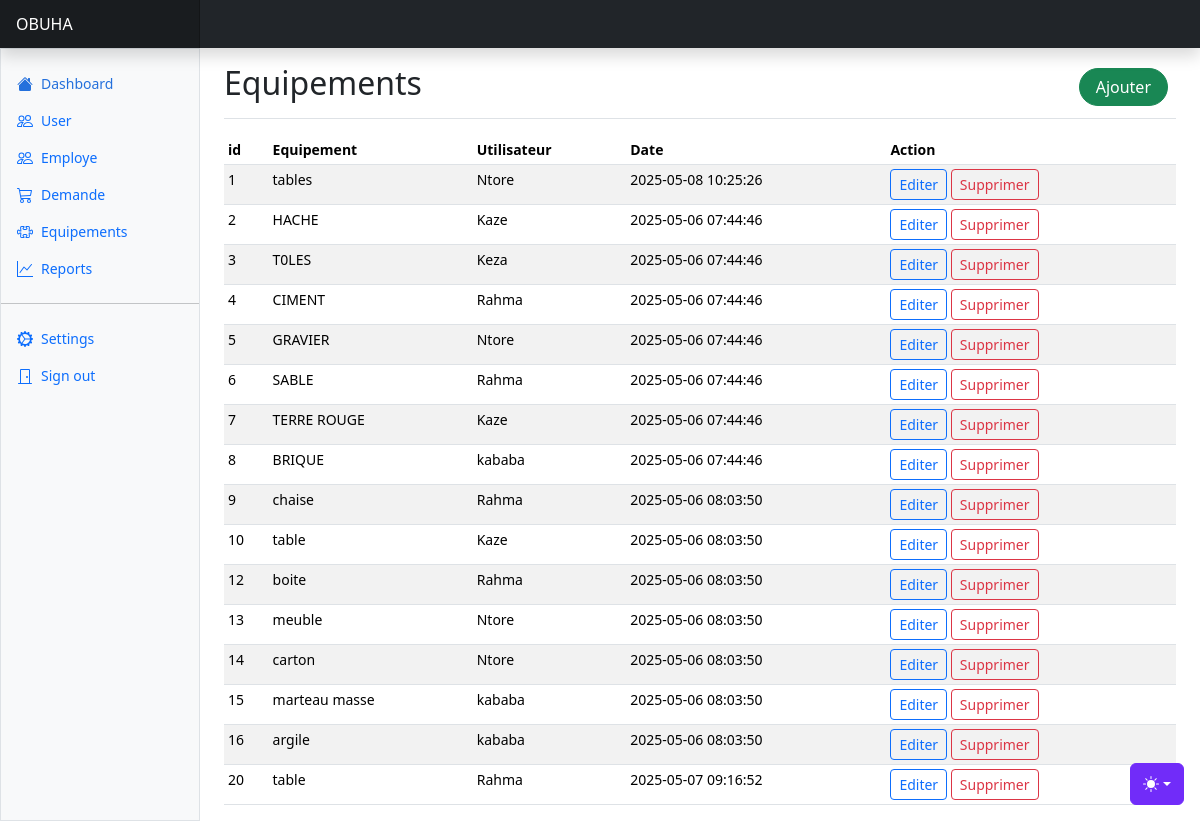
/equipements.php (signed in), run on the app's committed database.
### tables this page shows
CREATE TABLE `equipement` (
  `id` int(11) NOT NULL,
  `nom_eq` varchar(40) NOT NULL,
  `date` timestamp NOT NULL DEFAULT current_timestamp() ON UPDATE current_timestamp(),
  `user_id` int(20) DEFAULT NULL
);

CREATE TABLE `user` (
  `id` int(20) NOT NULL,
  `nom` varchar(40) NOT NULL,
  `prenom` varchar(35) NOT NULL,
  `adresse` varchar(40) NOT NULL,
  `tel` int(11) NOT NULL,
  `email` varchar(20) NOT NULL,
  `password` int(11) NOT NULL
);

### equipements.php (the view)
<?php require "header.php" ?>
    <main class="col-md-9 ms-sm-auto col-lg-10 px-md-4">
      <div class="d-flex justify-content-between flex-wrap flex-md-nowrap align-items-center pt-3 pb-2 mb-3 border-bottom">
        <h1 class="h2">Equipements</h1>
        <div class="btn-toolbar mb-2 mb-md-0">
          <div class="btn-group me-2">
            <a type="button" class="btn btn-success rounded-pill px-3" href="add_equipement.php">Ajouter</a>
          </div>
        </div>
      </div>
      <div class="table-responsive small">
        <table class="table table-striped table-sm">
          <thead>
             <tr>
              <th scope="col">id</th>
              <th scope="col">Equipement</th>
              <th scope="col">Utilisateur</th>
              <th scope="col">Date</th>
              <th scope="col">Action</th>
            </tr>
          </thead>
          <tbody>
            <?php
              $query = $pdo->prepare("SELECT equipement.id,nom_eq,nom,date from equipement join user on user_id=user.id");
              $query->execute();
              $data = $query->fetchAll(PDO::FETCH_ASSOC);
            foreach ($data as $value) {
               ?>
            <tr>
              <td><?php echo $value['id']; ?></td>
              <td><?php echo $value['nom_eq']; ?></td>
               <td><?php echo $value['nom']; ?></td>
              <td><?php echo $value['date']; ?></td>
               <td><a type="button" class="btn btn-sm btn-outline-primary" href="edit_equipement.php?id=<?php echo $value['id']; ?>">Editer</a>
              <a type="button" class="btn btn-sm btn-outline-danger" href="suppression.php?delete_equipement=<?php echo $value['id']; ?>">Supprimer</a></td>
            </tr>
          <?php   } ?>
          </tbody>
        </table>
      </div>
    </main>
  </div>
</div>
<?php require "footer.php" ?>

### data on the page
equipement: id "1", nom_eq "tables", user.nom "Ntore", date "2025-05-08 10:25:26"
equipement: id "2", nom_eq "HACHE", user.nom "Kaze", date "2025-05-06 07:44:46"
equipement: id "3", nom_eq "T0LES", user.nom "Keza", date "2025-05-06 07:44:46"
equipement: id "4", nom_eq "CIMENT", user.nom "Rahma", date "2025-05-06 07:44:46"
equipement: id "5", nom_eq "GRAVIER", user.nom "Ntore", date "2025-05-06 07:44:46"
equipement: id "6", nom_eq "SABLE", user.nom "Rahma", date "2025-05-06 07:44:46"
equipement: id "7", nom_eq "TERRE ROUGE", user.nom "Kaze", date "2025-05-06 07:44:46"
equipement: id "8", nom_eq "BRIQUE", user.nom "kababa", date "2025-05-06 07:44:46"
equipement: id "9", nom_eq "chaise", user.nom "Rahma", date "2025-05-06 08:03:50"
equipement: id "10", nom_eq "table", user.nom "Kaze", date "2025-05-06 08:03:50"
equipement: id "12", nom_eq "boite", user.nom "Rahma", date "2025-05-06 08:03:50"
equipement: id "13", nom_eq "meuble", user.nom "Ntore", date "2025-05-06 08:03:50"
equipement: id "14", nom_eq "carton", user.nom "Ntore", date "2025-05-06 08:03:50"
equipement: id "15", nom_eq "marteau masse", user.nom "kababa", date "2025-05-06 08:03:50"
equipement: id "16", nom_eq "argile", user.nom "kababa", date "2025-05-06 08:03:50"
equipement: id "20", nom_eq "table", user.nom "Rahma", date "2025-05-07 09:16:52"
